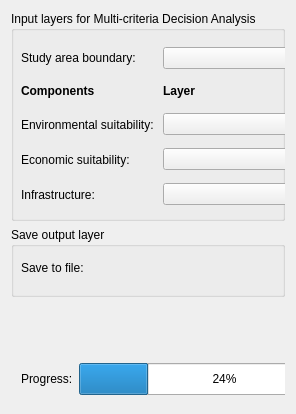
   <widget class="QWidget" name="mcda">
    <layout class="QVBoxLayout" name="mcda_vlayout">
     <item>
      <widget class="QGroupBox" name="groupbox_rasters_3">
       <property name="minimumSize">
        <size>
         <width>0</width>
         <height>210</height>
        </size>
       </property>
       <property name="title">
        <string>Input layers for Multi-criteria Decision Analysis</string>
       </property>
       <widget class="QWidget" name="gridLayoutWidget_4">
        <property name="geometry">
         <rect>
          <x>10</x>
          <y>30</y>
          <width>550</width>
          <height>171</height>
         </rect>
        </property>
        <layout class="QGridLayout" name="gridLayout_11">
         <item row="0" column="1">
          <widget class="QgsMapLayerComboBox" name="mcda_map_layer_cmb_bx_boundary">
           <property name="minimumSize">
            <size>
             <width>300</width>
             <height>0</height>
            </size>
           </property>
           <property name="iconSize">
            <size>
             <width>16</width>
             <height>16</height>
            </size>
           </property>
          </widget>
         </item>
         <item row="0" column="0">
          <widget class="QLabel" name="label_33">
           <property name="text">
            <string>Study area boundary: </string>
           </property>
          </widget>
         </item>
         <item row="1" column="1">
          <widget class="QLabel" name="label_34">
           <property name="sizePolicy">
            <sizepolicy hsizetype="Preferred" vsizetype="Fixed">
             <horstretch>0</horstretch>
             <verstretch>0</verstretch>
            </sizepolicy>
           </property>
           <property name="minimumSize">
            <size>
             <width>0</width>
             <height>20</height>
            </size>
           </property>
           <property name="font">
            <font>
             <weight>75</weight>
             <bold>true</bold>
            </font>
           </property>
           <property name="text">
            <string>Layer</string>
           </property>
          </widget>
         </item>
         <item row="3" column="0">
          <widget class="QLabel" name="label_27">
           <property name="text">
            <string>Economic suitability:</string>
           </property>
          </widget>
         </item>
         <item row="1" column="0">
          <widget class="QLabel" name="label_35">
           <property name="sizePolicy">
            <sizepolicy hsizetype="Preferred" vsizetype="Fixed">
             <horstretch>0</horstretch>
             <verstretch>0</verstretch>
            </sizepolicy>
           </property>
           <property name="minimumSize">
            <size>
             <width>0</width>
             <height>20</height>
            </size>
           </property>
           <property name="font">
            <font>
             <weight>75</weight>
             <bold>true</bold>
            </font>
           </property>
           <property name="text">
            <string>Components</string>
           </property>
          </widget>
         </item>
         <item row="2" column="0">
          <widget class="QLabel" name="label_36">
           <property name="text">
            <string>Environmental suitability: </string>
           </property>
          </widget>
         </item>
         <item row="1" column="2">
          <widget class="QLabel" name="label_37">
           <property name="sizePolicy">
            <sizepolicy hsizetype="Fixed" vsizetype="Fixed">
             <horstretch>0</horstretch>
             <verstretch>0</verstretch>
            </sizepolicy>
           </property>
           <property name="minimumSize">
            <size>
             <width>60</width>
             <height>20</height>
            </size>
           </property>
           <property name="font">
            <font>
             <weight>75</weight>
             <bold>true</bold>
            </font>
           </property>
           <property name="text">
            <string>Weight</string>
           </property>
           <property name="alignment">
            <set>Qt::AlignLeading|Qt::AlignLeft|Qt::AlignVCenter</set>
           </property>
          </widget>
         </item>
         <item row="2" column="2">
          <widget class="QgsDoubleSpinBox" name="mcda_dbl_spn_bx_env_weight">
           <property name="sizePolicy">
            <sizepolicy hsizetype="Fixed" vsizetype="Fixed">
             <horstretch>0</horstretch>
             <verstretch>0</verstretch>
            </sizepolicy>
           </property>
           <property name="maximumSize">
            <size>
             <width>60</width>
             <height>16777215</height>
            </size>
           </property>
           <property name="suffix">
            <string> %</string>
           </property>
           <property name="decimals">
            <number>1</number>
           </property>
          </widget>
         </item>
         <item row="3" column="2">
          <widget class="QgsDoubleSpinBox" name="mcda_dbl_spn_bx_econ_weight">
           <property name="sizePolicy">
            <sizepolicy hsizetype="Fixed" vsizetype="Fixed">
             <horstretch>0</horstretch>
             <verstretch>0</verstretch>
            </sizepolicy>
           </property>
           <property name="maximumSize">
            <size>
             <width>60</width>
             <height>16777215</height>
            </size>
           </property>
           <property name="suffix">
            <string> %</string>
           </property>
           <property name="decimals">
            <number>1</number>
           </property>
          </widget>
         </item>
         <item row="4" column="0">
          <widget class="QLabel" name="label_38">
           <property name="text">
            <string>Infrastructure: </string>
           </property>
          </widget>
         </item>
         <item row="4" column="2">
          <widget class="QgsDoubleSpinBox" name="mcda_dbl_spn_bx_infra_weight">
           <property name="sizePolicy">
            <sizepolicy hsizetype="Fixed" vsizetype="Fixed">
             <horstretch>0</horstretch>
             <verstretch>0</verstretch>
            </sizepolicy>
           </property>
           <property name="maximumSize">
            <size>
             <width>60</width>
             <height>16777215</height>
            </size>
           </property>
           <property name="suffix">
            <string> %</string>
           </property>
           <property name="decimals">
            <number>1</number>
           </property>
          </widget>
         </item>
         <item row="2" column="1">
          <widget class="QgsMapLayerComboBox" name="mcda_map_layer_cmb_bx_env">
           <property name="sizePolicy">
            <sizepolicy hsizetype="MinimumExpanding" vsizetype="Fixed">
             <horstretch>0</horstretch>
             <verstretch>0</verstretch>
            </sizepolicy>
           </property>
           <property name="minimumSize">
            <size>
             <width>260</width>
             <height>0</height>
            </size>
           </property>
           <property name="iconSize">
            <size>
             <width>16</width>
             <height>16</height>
            </size>
           </property>
          </widget>
         </item>
         <item row="3" column="1">
          <widget class="QgsMapLayerComboBox" name="mcda_map_layer_cmb_bx_econ">
           <property name="sizePolicy">
            <sizepolicy hsizetype="MinimumExpanding" vsizetype="Fixed">
             <horstretch>0</horstretch>
             <verstretch>0</verstretch>
            </sizepolicy>
           </property>
           <property name="minimumSize">
            <size>
             <width>260</width>
             <height>0</height>
            </size>
           </property>
           <property name="iconSize">
            <size>
             <width>16</width>
             <height>16</height>
            </size>
           </property>
          </widget>
         </item>
         <item row="4" column="1">
          <widget class="QgsMapLayerComboBox" name="mcda_map_layer_cmb_bx_infra">
           <property name="sizePolicy">
            <sizepolicy hsizetype="MinimumExpanding" vsizetype="Fixed">
             <horstretch>0</horstretch>
             <verstretch>0</verstretch>
            </sizepolicy>
           </property>
           <property name="minimumSize">
            <size>
             <width>260</width>
             <height>0</height>
            </size>
           </property>
           <property name="iconSize">
            <size>
             <width>16</width>
             <height>16</height>
            </size>
           </property>
          </widget>
         </item>
        </layout>
       </widget>
      </widget>
     </item>
     <item>
      <widget class="QGroupBox" name="mGroupBox_11">
       <property name="minimumSize">
        <size>
         <width>0</width>
         <height>70</height>
        </size>
       </property>
       <property name="title">
        <string>Save output layer</string>
       </property>
       <widget class="QWidget" name="layoutWidget_14">
        <property name="geometry">
         <rect>
          <x>10</x>
          <y>20</y>
          <width>541</width>
          <height>42</height>
         </rect>
        </property>
        <layout class="QHBoxLayout" name="horizontalLayout_15">
         <item>
          <widget class="QLabel" name="label_77">
           <property name="text">
            <string>Save to file: </string>
           </property>
          </widget>
         </item>
         <item>
          <widget class="QgsFileWidget" name="mcda_file_wdgt_save_output" native="true">
           <property name="minimumSize">
            <size>
             <width>80</width>
             <height>35</height>
            </size>
           </property>
          </widget>
         </item>
        </layout>
       </widget>
      </widget>
     </item>
     <item>
      <spacer name="verticalSpacer_5">
       <property name="orientation">
        <enum>Qt::Vertical</enum>
       </property>
       <property name="sizeHint" stdset="0">
        <size>
         <width>20</width>
         <height>40</height>
        </size>
       </property>
      </spacer>
     </item>
     <item>
      <widget class="QFrame" name="mFrame_4">
       <property name="minimumSize">
        <size>
         <width>0</width>
         <height>60</height>
        </size>
       </property>
       <widget class="QWidget" name="horizontalLayoutWidget_99">
        <property name="geometry">
         <rect>
          <x>10</x>
          <y>20</y>
          <width>541</width>
          <height>32</height>
         </rect>
        </property>
        <layout class="QHBoxLayout" name="horizontalLayout_16">
         <item>
          <widget class="QLabel" name="label_41">
           <property name="text">
            <string>Progress:</string>
           </property>
          </widget>
         </item>
         <item>
          <widget class="QProgressBar" name="mcda_progress_bar">
           <property name="maximumSize">
            <size>
             <width>16777215</width>
             <height>120</height>
            </size>
           </property>
           <property name="value">
            <number>24</number>
           </property>
          </widget>
         </item>
         <item>
          <spacer name="horizontalSpacer_15">
           <property name="orientation">
            <enum>Qt::Horizontal</enum>
           </property>
           <property name="sizeType">
            <enum>QSizePolicy::Fixed</enum>
           </property>
           <property name="sizeHint" stdset="0">
            <size>
             <width>20</width>
             <height>20</height>
            </size>
           </property>
          </spacer>
         </item>
         <item>
          <widget class="QPushButton" name="mcda_btn_run">
           <property name="text">
            <string>Run</string>
           </property>
          </widget>
         </item>
         <item>
          <widget class="QPushButton" name="mcda_btn_close">
           <property name="text">
            <string>Close</string>
           </property>
          </widget>
         </item>
        </layout>
       </widget>
      </widget>
     </item>
    </layout>
   </widget>
